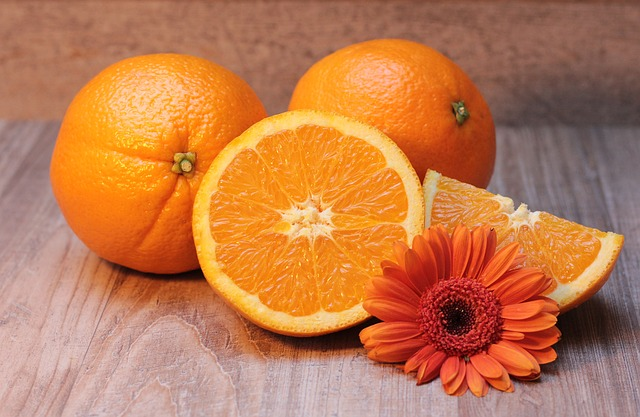
#> input picture data/orange.jpg, 640 x 417 px, found by its file name
$ jupyter execute --allow-errors intro_CV.ipynb   (older library calls are emulated)
#> lines starting #> are read from the running program, lines starting #| are printed output that depends on the picture
This tutorial provides an introduction to basic image processing techniques using the OpenCV computer vision library and some standard data analysis libraries in Python.
A good introduction about Google Colab can be find [here](https://colab.research.google.com/notebooks/welcome.ipynb)
OpenCV is released under a BSD license and hence it’s free for both academic and commercial use. A good introduction about OpenCV library can be find [here](https://opencv.org)

**Load some required dependencies**

*   Numpy is an array manipulation library, used for linear algebra and random number capabilities
*   Pandas is a library for data manipulation and data analysis.
*   CV2 is a library for computer vision tasks.
*   Skimage is a library which supports image processing applications on python.
*   Matplotlib is a library which generates figures and provides graphical user interface toolkit.

[cell 1]
import numpy as np
import pandas as pd
import cv2 as cv
from google.colab.patches import cv2_imshow # for image display
from skimage import io
from PIL import Image
import matplotlib.pylab as plt

**Reading, Writing and Displaying Images**

An image can be represented as a multidimensional array. This is because a machine can represent everything as numbers and in python, numpy can be used to represent it.

In the case of color images, we have three colored channels. Hence colored images will have multiple values for single-pixel values. Depending on the resolution and color depth, those arrays can vary in size. The color values go from 0 to 255. These color channels are generally represented as Red Green Blue (RGB) for instance.

[cell 2]
import cv2
img = cv2.imread('./Data/orange.jpg')
#> img is the input picture: shape (417, 640, 3); mean B, G, R 80.3, 123, 191
plt.imshow(img)

By default, the imread function reads images in the BGR (Blue-Green-Red) format. We can read images in different formats using extra flags in the imread function:

*   cv2.IMREAD_COLOR: Default flag for loading a color image.
*   cv2.IMREAD_GRAYSCALE: Loads images in grayscale format.

[cell 3]
import cv2
image = cv2.imread("./Data/orange.jpg")
img = cv2.cvtColor(img, cv2.COLOR_BGR2RGB)
plt.imshow(img)

We can also read images from urls, and display them.

[cell 4]
# Create a list to store the urls of the images
url = "https://placekitten.com/800/571"
# Read and display the image
#> (the rest of this cell did not finish here and is left out)

[cell 5]
# Check the image matrix data type
print(image.dtype)
#| uint8
# Check the height of image
print(image.shape[0])
#| 417
# Check the width of image
print(image.shape[1])
#| 640
# Check the number of channels of the image
print(image.shape[2])
#| 3

Resizing Images: Resizing is really helpful in training deep learning models. However different interpolation and downsampling functions also fall under the umbrella of OpenCV with the following parameters
*   INTER_LINEAR
*   INTER_AREA
*   INTER_CUBIC
*   INTER_LANCZOS4

[cell 6]
import cv2
img = cv2.cvtColor(img, cv2.COLOR_BGR2RGB)
img =cv2.resize(img,(1300,275))
#> img: shape (275, 1300, 3)
plt.imshow(img)

Image Rotation/Flipping:

[cell 7]
img_rgb = cv2.cvtColor(img, cv2.COLOR_BGR2RGB)
# Along central x axis
new_img = cv2.flip(img_rgb,0)
plt.imshow(new_img)

# Along central y axis
new_img = cv2.flip(img_rgb,1)
plt.imshow(new_img)

Blending Images: we can add or blend two images with the help of the cv2.addWeighted() method. addWeighted() function returns numpy array containing pixel values of the resulting image.
Blending is nothing but the addition of two image matrix. So if we want to add two images then that means very simple we have to add respective two matrices. For aggregating two matrices, the size of the two images should be the same.

[cell 8]
# Two images
img1 = cv2.imread('./Data/dog.jpg')
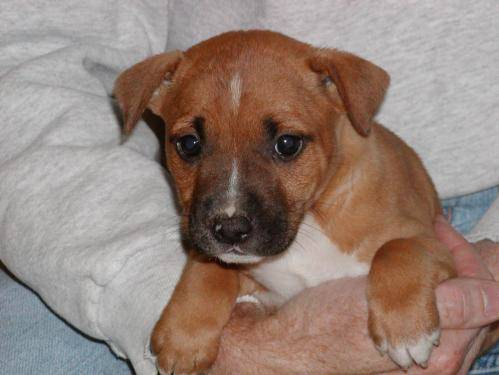
#> input picture data/dog.jpg, 499 x 375 px, found by its file name
#> img1 is the input picture: shape (375, 499, 3); mean B, G, R 120.1, 129.5, 148.8
img2 = cv2.imread('./Data/watermark_no_copy.png')
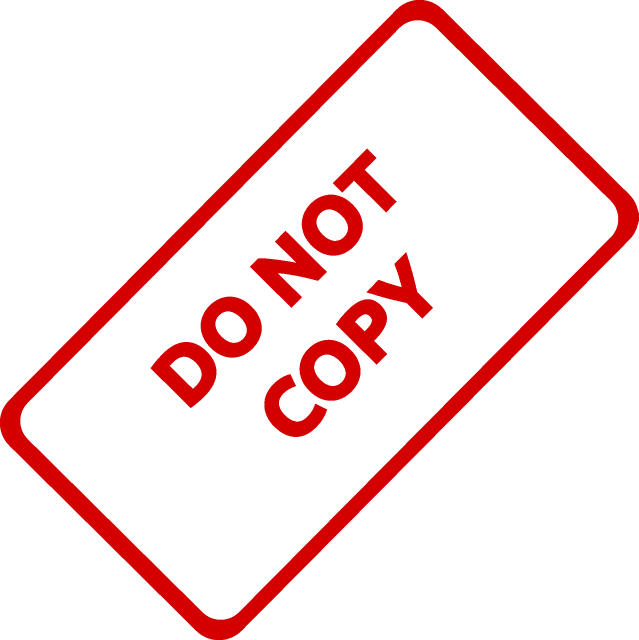
#> input picture data/watermark_no_copy.png, 1277 x 1280 px, found by its file name (shown at 1/2 size)
#> img2 is the input picture: shape (1280, 1277, 3); mean B, G, R 226.7, 226.7, 250.2
# Check image shape should be same
img1.shape
img2.shape
img1 = cv2.cvtColor(img1, cv2.COLOR_BGR2RGB)
img2 = cv2.cvtColor(img2, cv2.COLOR_BGR2RGB)
##Let's practice resizing the image, since the DO NOT COPY image is actually quite large 1200 by 1200, and our puppy in backpack image is 1400 by 1000
img1 =cv2.resize(img1,(1200,1200))
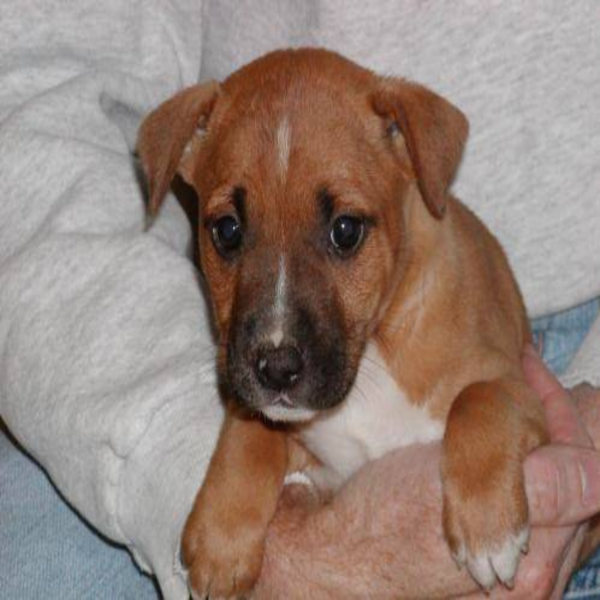
#> img1: shape (1200, 1200, 3) (shown at 1/2 size); mean R, G, B 148.7, 129.4, 120
img2 =cv2.resize(img2,(1200,1200))
#> img2: shape (1200, 1200, 3)
blended = cv2.addWeighted(src1=img1,alpha=0.7,src2=img2,beta=0.3,gamma=0)
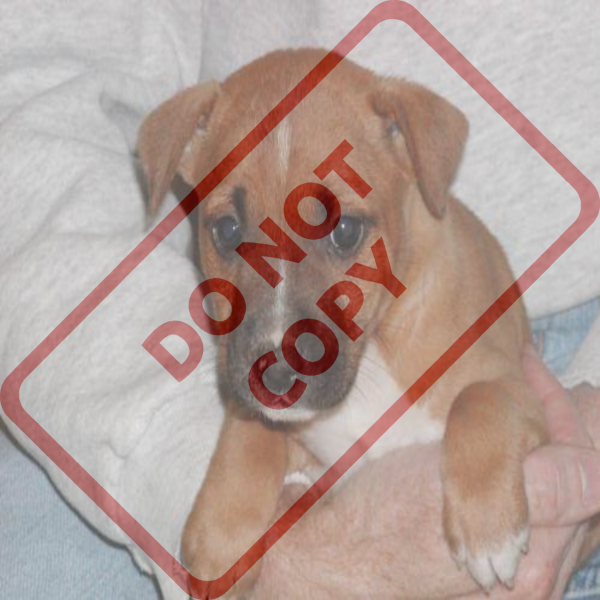
#> blended: shape (1200, 1200, 3) (shown at 1/2 size); mean R, G, B 179.1, 158.6, 152
plt.imshow(blended)

Creating a Region of Interest ROI: The basic idea behind ROI is that it maps the position of every object in the image to a new location in the final output image. ROI adds shift-invariance to the model also. By changing the object position model can learn patterns better which leads to the generalizability of the model.ROI can be extensively used in the image preprocessing stage.

[cell 9]
img1 = cv2.imread('./Data/panda.jpg')
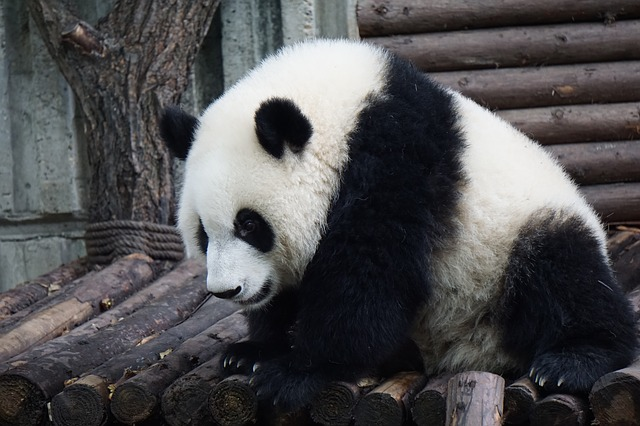
#> input picture data/panda.jpg, 640 x 426 px, found by its file name
#> img1 is the input picture: shape (426, 640, 3); mean B, G, R 80.9, 79.1, 79.7
img1 = cv2.cvtColor(img1, cv2.COLOR_BGR2RGB)
plt.imshow(img1)
img1.shape
#> Out = (426, 640, 3)

[cell 10]
x_offset=150
y_offset=150
# Creating an ROI of the same size of the foreground image (smaller image that will go on top)
rows,cols,channels = img2.shape
#> rows = 1200; cols = 1200; channels = 3
# roi = img1[0:rows, 0:cols ] # TOP LEFT CORNER
roi = img1[y_offset:250,x_offset:350] # BOTTOM RIGHT CORNER
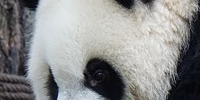
#> roi: shape (100, 200, 3); mean R, G, B 141.5, 142.4, 142
plt.imshow(roi)

Image Contours and Histograms:  A good tool to find interesting regions is the histogram. To create a histogram of our image data, we use the matplot.pylab hist() function. Display the histogram of R, G, B channel We could observe that the green channel has many pixels in 255, which represents the white patch in the image.

[cell 11]
plt.hist(img1.ravel(),bins = 256, range = [0,256])
plt.show()
#> figure, not shown here; tallest bar 12019 high, from x = 11 to 12

[cell 12]
color = ('b','g','r')
for i,col in enumerate(color):
    histr = cv.calcHist([img1],[i],None,[256],[0,256])
    plt.plot(histr,color = col)
    plt.xlim([0,256])
plt.show()
#> figure, not shown here; curve peaks at x = 10, y = 4997; curve peaks at x = 11, y = 4753; curve peaks at x = 16, y = 4312

[cell 13]
gray_image = cv.cvtColor(img1, cv.COLOR_BGR2GRAY)
cv2_imshow(gray_image)

[cell 14]
plt.hist(gray_image.ravel(),bins = 256, range = [0, 256])
plt.show()
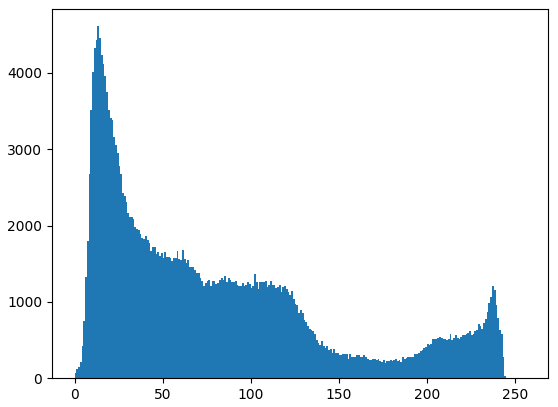
#> figure drawn by matplotlib, 1 panel; tallest bar 4611 high, from x = 13 to 14

Find image contour of the grayscale image

[cell 15]
'''
img = cv2.imread('./Data/watermelon.jpg')
img = cv2.cvtColor(img, cv2.COLOR_BGR2RGB)
gray = cv.cvtColor(img, cv.COLOR_BGR2GRAY)

ret, thresh = cv.threshold(gray,150,255,0)
image, contours, hierarchy = cv2.findContours(img, cv2.RETR_CCOMP, cv2.CHAIN_APPROX_SIMPLE)
# Draw External Contours

# Set up empty array
external_contours = np.zeros(image.shape)

# For every entry in contours
for i in range(len(contours)):

    # last column in the array is -1 if an external contour (no contours inside of it)
    if hierarchy[0][i][3] == -1:

        # We can now draw the external contours from the list of contours
        cv2.drawContours(external_contours, contours, i, 255, -1)
plt.imshow(external_contours,cmap='gray')
'''

Face Detection: Face detection module is available in OpenCV by using a haar cascade based object detection algorithm. Haar cascades are basically trained machine learning classifiers model that calculates different features like lines, contours, edges, etc.
These Trained ML models that detect face, eyes, etc are open-sourced at OpenCV repos on GitHub. Also, we can also train your own haar cascade for any object.

[cell 16]
import numpy as np
import cv2


import matplotlib.pyplot as plt
img = cv2.imread('./Data/455x520.png')
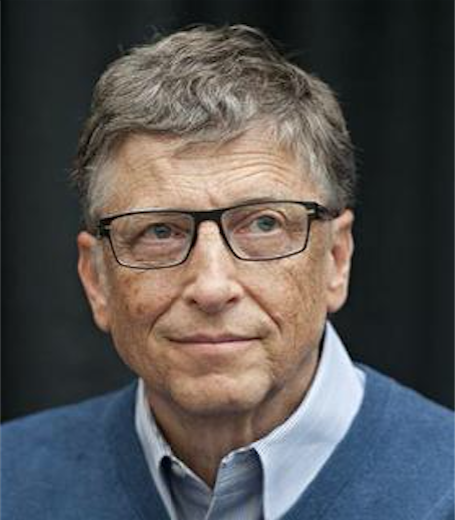
#> input picture data/455x520.png, 455 x 520 px, found by its file name
#> img is the input picture: shape (520, 455, 3); mean B, G, R 82.9, 83.6, 86
img = cv2.cvtColor(img, cv2.COLOR_BGR2RGB)
gray = cv.cvtColor(img, cv.COLOR_BGR2GRAY)
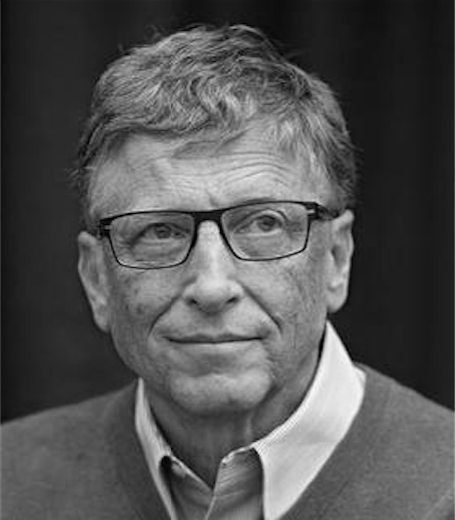
#> gray: shape (520, 455); min 0, max 251, mean 83.6

##OpenCV comes with these pre-trained cascade files
# load face cascade and eye cascade
face_cascade = cv2.CascadeClassifier('./Data/haarcascade_frontalface_default.xml')
faces = face_cascade.detectMultiScale(gray, 1.3, 5)
#> faces = [[60, 114, 307, 307]]
for (x,y,w,h) in faces:
     cv2.rectangle(img,(x,y),(x+w,y+h),(255,0,0),2)
#> this loop made 1 pass
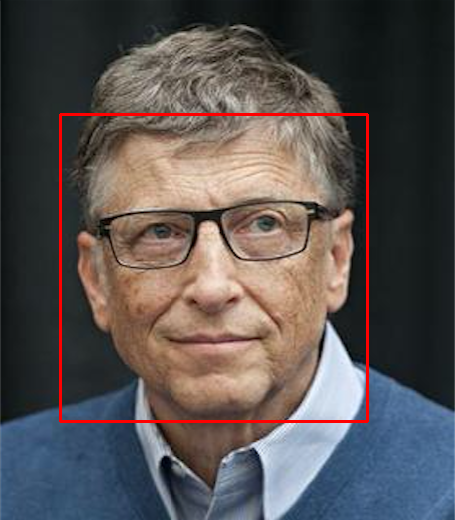
#> img: shape (520, 455, 3); mean R, G, B 88.9, 82.5, 81.8
plt.imshow(img)
